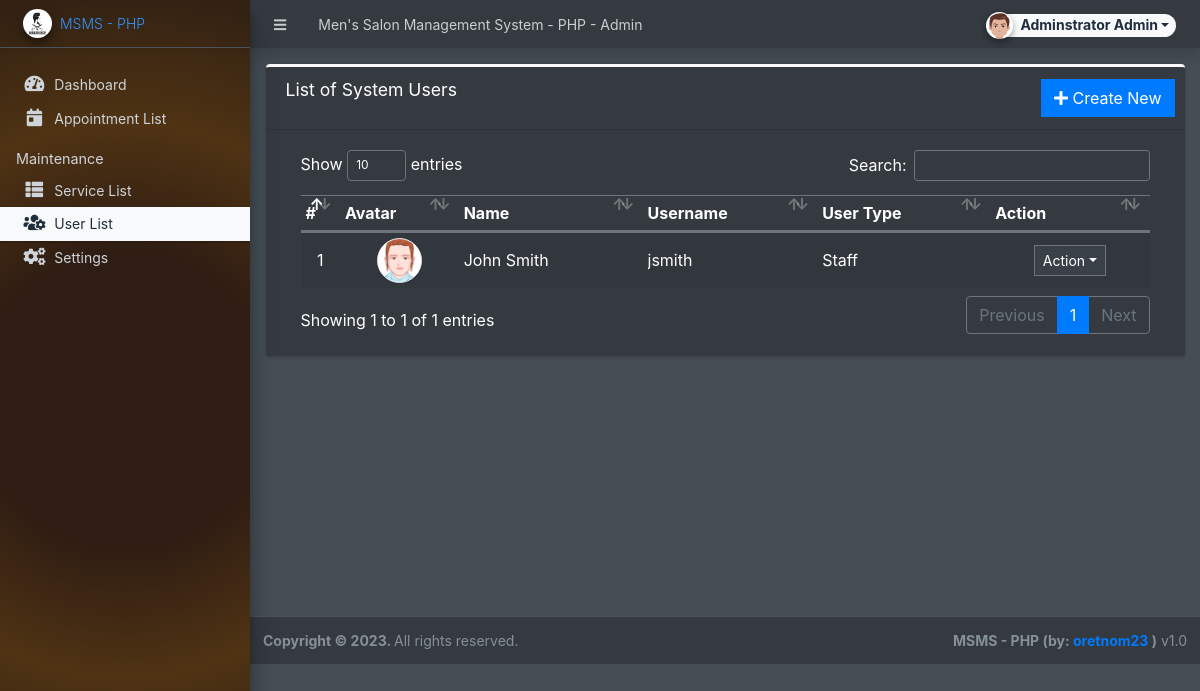
Page /admin/?page=user/list (signed in) on the committed database.
### tables this page shows
CREATE TABLE `users` (
  `id` int(50) NOT NULL,
  `firstname` varchar(250) NOT NULL,
  `middlename` text DEFAULT NULL,
  `lastname` varchar(250) NOT NULL,
  `username` text NOT NULL,
  `password` text NOT NULL,
  `avatar` text DEFAULT NULL,
  `last_login` datetime DEFAULT NULL,
  `type` tinyint(1) NOT NULL DEFAULT 0,
  `status` int(1) NOT NULL DEFAULT 1 COMMENT '0=not verified, 1 = verified',
  `date_added` datetime NOT NULL DEFAULT current_timestamp(),
  `date_updated` datetime DEFAULT NULL ON UPDATE current_timestamp()
);

### config.php (called while the page is built, shortened)
<?php
function validate_image($file){
	if(!empty($file)){
        $ex = explode('?',$file);
        $file = $ex[0];
        $param =  isset($ex[1]) ? '?'.$ex[1]  : '';
		if(is_file(base_app.$file)){
			return base_url.$file.$param;
		}else{
			return base_url.'dist/img/no-image-available.png';
		}
	}else{
		return base_url.'dist/img/no-image-available.png';
	}
}
?>

### admin/user/list.php (the view, shortened to what this page needs)
<div class="card card-outline card-primary">
	<div class="card-header">
		<h3 class="card-title">List of System Users</h3>
		<div class="card-tools">
			<a href="?page=user/manage_user" class="btn btn-flat btn-primary"><span class="fas fa-plus"></span>  Create New</a>
		</div>
	</div>
	<div class="card-body">
		<div class="container-fluid">
        <div class="container-fluid">
			<table class="table table-hover table-striped">
				<!-- <colgroup>
					<col width="5%">
					<col width="10%">
					<col width="20%">
					<col width="20%">
					<col width="15%">
					<col width="15%">
					<col width="10%">
				</colgroup> -->
				<thead>
					<tr>
						<th>#</th>
						<th>Avatar</th>
						<th>Name</th>
						<th>Username</th>
						<th>User Type</th>
						<th>Action</th>
					</tr>
				</thead>
				<tbody>
					<?php
						$i = 1;
						$qry = $conn->query("SELECT *,concat(firstname,' ',lastname) as name from `users` where id != '1' order by concat(firstname,' ',lastname) asc ");
						while($row = $qry->fetch_assoc()):
					?>
						<tr>
							<td class="text-center"><?php echo $i++; ?></td>
							<td class="text-center"><img src="<?php echo validate_image($row['avatar']) ?>" class="img-avatar img-thumbnail p-0 border-2" alt="user_avatar"></td>
							<td><?php echo ucwords($row['name']) ?></td>
							<td ><p class="m-0 truncate-1"><?php echo $row['username'] ?></p></td>
							<td ><p class="m-0"><?php echo ($row['type'] == 1 )? "Adminstrator" : "Staff" ?></p></td>
							<td align="center">
								 <button type="button" class="btn btn-flat btn-default btn-sm dropdown-toggle dropdown-icon" data-toggle="dropdown">
				                  		Action
				                  </button>
							</td>
						</tr>
					<?php endwhile; ?>
				</tbody>
			</table>
		</div>
		</div>
	</div>
</div>

### admin/user/list.php (style rules this page uses)
.img-avatar { width:45px; height:45px; object-fit:cover; object-position:center center; border-radius:100%; }

### rows in the picture
users: avatar (picture), name "John Smith", username "jsmith", type "Staff"

### other values in the picture
$_settings->info('name') "Men's Salon Management System - PHP"
$_settings->userdata('firstname').' '.$_settings->userdata('lastname') "Adminstrator Admin"
$_settings->info('short_name') "MSMS - PHP"
